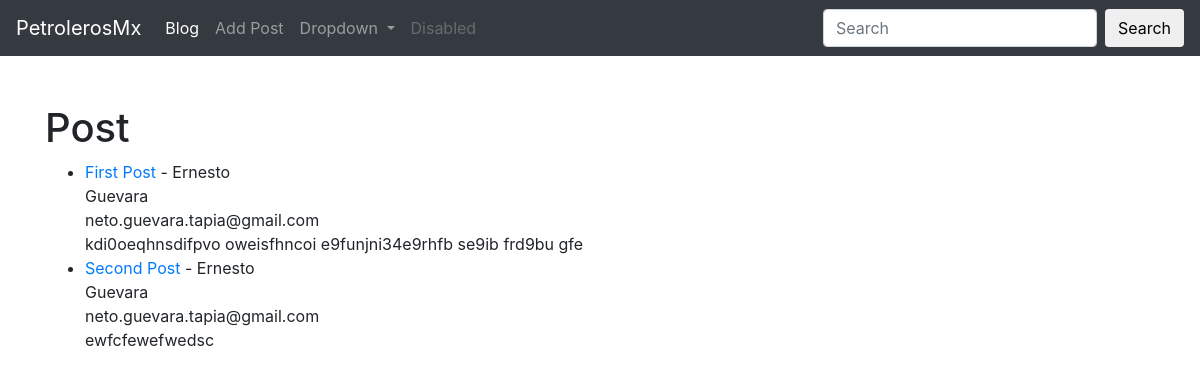
The app's page /, older data.
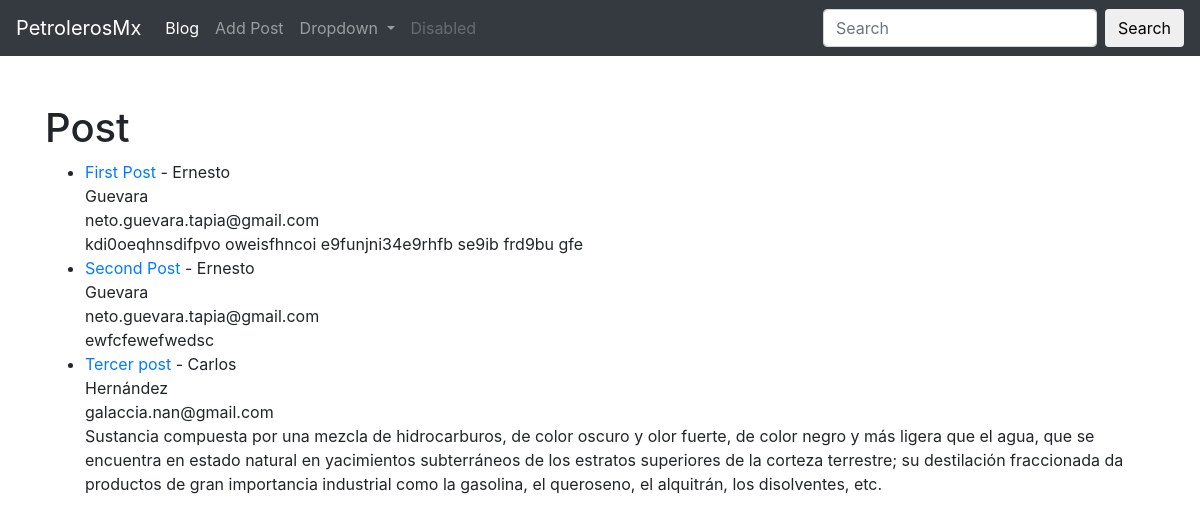
The same page, newer data.
### theblog/models.py (models this page shows, shortened)
class Post(models.Model):
    title = models.CharField(max_length=255)
    title_tag = models.CharField(max_length=100, default='Este es un post')
    author = models.ForeignKey(User, on_delete=models.CASCADE)
    body = models.TextField()

### theblog/views.py (the view)
# urls.py: path('', IndexView.as_view(), name='index'),
class IndexView(ListView):
    model = Post
    template_name = 'index.html'

### theblog/templates/index.html (shortened to what this page needs)
<!DOCTYPE html>
<html lang="en">
<head>
</head>
<body>
    {% extends 'base.html' %}
    {% block content %}
    <br>
    <h1>Post</h1>
    <ul>
        {% for post in object_list %}
        <li>
            <a href="{% url 'article-detail' post.pk %}">{{ post.title }}</a> - {{ post.author.first_name }} <br>
            {{ post.author.last_name}} <br>
            {{ post.author.email}} <br>
            {{ post.body}}
        </li>
        {% endfor %}
    </ul>
    {% endblock %}

Row changes from the older to the newer data that the page shows:
added Post: title "Tercer post", author.first_name "Carlos", author.last_name "Hernández", author.email "galaccia.nan@gmail.com", body "Sustancia compuesta por una mezcla de hidrocarburos, de color oscuro y olor fuerte, de color negro y más ligera que el agua, que se encuentra en estado natural en yacimientos subterráneos de los estratos superiores de la corteza terrestre; su destilación fraccionada da productos de gran importancia industrial como la gasolina, el queroseno, el alquitrán, los disolventes, etc."
